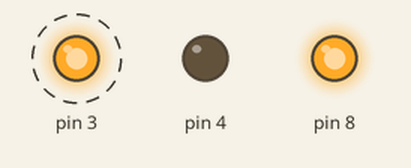
Recording of a sketch running on a simulated Arduino Uno, built with avr-gcc and run on an emulated ATmega328P. On the bench: output pins drawn as LEDs (lit = HIGH). Dashed ring = blinking.

Above: at 0.05 s.
Timing chart, 0 to 3.0 s (numbered marks = the images above):
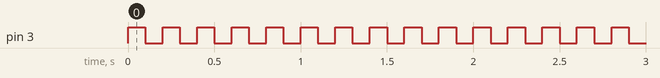

Measured:
- by itself, pin 3: alternates HIGH for 0.10 s and LOW for 0.10 s

The sketch:

test_dm2282_stepper_motor.ino
```cpp
#define Sortie_1 9
#define S_Drv_EN 8  //Sortie_2
#define Sortie_3 7
#define Sortie_4 6
#define Sortie_5 5
#define S_Drv_Dr 4  //Sortie_6
#define S_Drv_Im 3  //Sortie_7
#define Sortie_8 2

void Init_S(byte s){pinMode(s,OUTPUT);digitalWrite(s,0);}
void Rst_S(byte s){digitalWrite(s,0);}
void Set_S(byte s){digitalWrite(s,1);}

void setup() {


Init_S(S_Drv_EN);  //Sortie_2
Init_S(S_Drv_Dr);  //Sortie_6
Init_S(S_Drv_Im);  //Sortie_7

Set_S(S_Drv_EN);

}

void loop() {

Set_S(S_Drv_Im);
delay(100);
Rst_S(S_Drv_Im);
delay(100);
}
```
